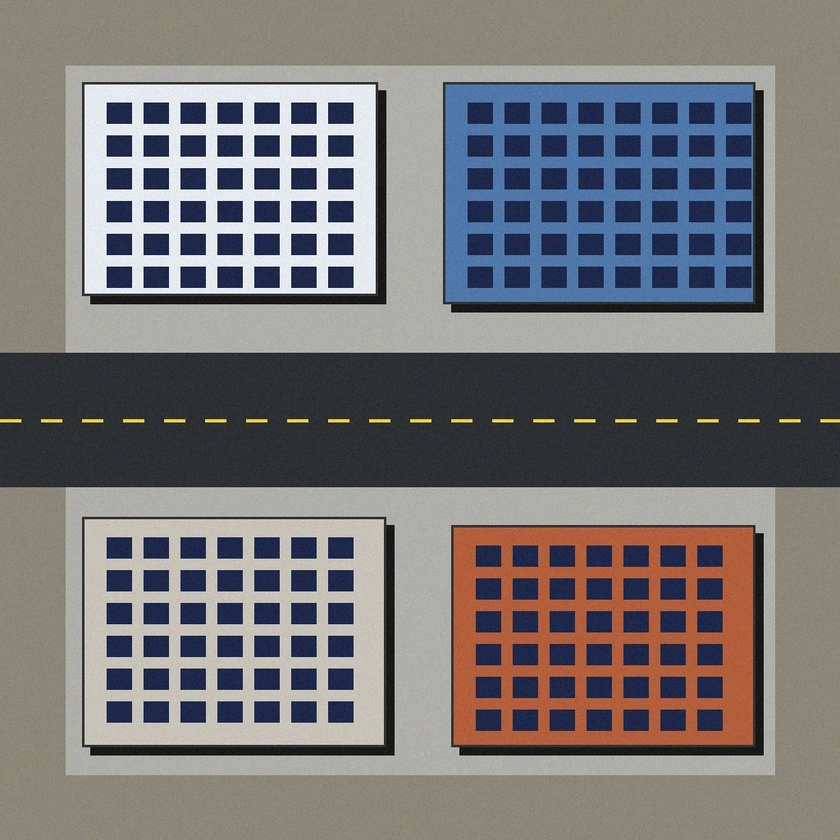
#> input picture data/samples/sample_drone_commercial.jpg, 840 x 840 px, shrunk from 1024 x 1024 before the run
$ python -i drone_analyzer.py   (imports and definitions only)
#> lines starting #> are read from the running program, lines starting #| are printed output that depends on the picture; after the words box and inside, x2 and y2 are one past the last pixel; in counts of white or black regions, pixels touching at a corner belong together
"""
Drone Image Analyzer & Automated Area Intelligence Engine
Processes user-uploaded aerial and drone imagery (JPG, PNG, TIFF) to extract:
1. EXIF GPS metadata & flight parameters (if present)
2. Accurate spatial bounds & Ground Sampling Distance (GSD) georeferencing
3. Land-cover classification (Built-up, Vegetation, Road corridors, Open land)
4. Cadastral feature extraction (Building footprints, Parcel boundaries, ULPINs)
5. Comprehensive Area Intelligence summary metrics
"""

import os
import json
import math
import uuid
import numpy as np
from PIL import Image, ExifTags
from scipy import ndimage
from shapely.geometry import Polygon, box, mapping, Point

from backend.geoai.feature_extractor import orthogonalize_polygon, compute_cadastral_metrics

class DroneImageAnalyzer:
    def __init__(self, output_dir="data/uploads"):
        self.output_dir = output_dir
        os.makedirs(self.output_dir, exist_ok=True)

    @staticmethod
    def extract_exif_gps(image_file):
        """Extracts latitude, longitude, and altitude from image EXIF metadata if available."""
        try:
            with Image.open(image_file) as img:
                exif = img.getexif()
                if not exif:
                    return None

                gps_info = {}
                for tag_id, value in exif.items():
                    tag_name = ExifTags.TAGS.get(tag_id, tag_id)
                    if tag_name == "GPSInfo":
                        gps_info = value
                        break

            if not gps_info:
                return None

            # [5 lines left out: function _to_degrees, not called in this run]

            lat = _to_degrees(gps_info[2])
            if gps_info.get(1) == "S":
                lat = -lat

            lon = _to_degrees(gps_info[4])
            if gps_info.get(3) == "W":
                lon = -lon

            alt = float(gps_info.get(6, 0.0))
            return {
                "latitude": round(lat, 7),
                "longitude": round(lon, 7),
                "altitude_m": round(alt, 1),
                "has_gps": True
            }
        except Exception:
            return None

    def analyze(self, image_path, center_lat=17.3850, center_lon=78.4867, gsd_meters=0.10, custom_bounds=None):
        """
        Executes end-to-end GeoAI analysis on the drone image:
        - Georeferences the image extent
        - Computes land-cover spectral indices
        - Segments building footprints with orthogonalization
        - Delineates parcel boundaries and assigns 14-digit ULPINs
        - Computes comprehensive area intelligence metrics
        """
#> called with center_lat = 17.39, center_lon = 78.49, gsd_meters = 0.1
        upload_id = str(uuid.uuid4())[:8]
        with Image.open(image_path) as raw_img:
#> raw_img is the input picture: PIL image 840x840 RGB; mean R, G, B 119.5, 117.1, 117.6
            img = raw_img.convert("RGB")
        width, height = img.size
        img_arr = np.array(img)

        # 1. Check EXIF for GPS coordinates
        exif_gps = self.extract_exif_gps(image_path)
        if exif_gps:
            center_lat = exif_gps["latitude"]
            center_lon = exif_gps["longitude"]

        # 2. Compute Geographic Bounding Box
        if custom_bounds and len(custom_bounds) == 4:
            min_lat, min_lon, max_lat, max_lon = custom_bounds
            extent_w_m = (max_lon - min_lon) * 111320.0 * math.cos(math.radians(center_lat))
            extent_h_m = (max_lat - min_lat) * 111320.0
            gsd_meters = (extent_w_m / width + extent_h_m / height) / 2.0
        else:
            cos_lat = math.cos(math.radians(center_lat))
            extent_w_m = width * gsd_meters
            extent_h_m = height * gsd_meters
            delta_lon = (extent_w_m / (111320.0 * cos_lat))
            delta_lat = (extent_h_m / 111320.0)

            min_lon = center_lon - (delta_lon / 2.0)
            max_lon = center_lon + (delta_lon / 2.0)
            min_lat = center_lat - (delta_lat / 2.0)
            max_lat = center_lat + (delta_lat / 2.0)

        bounds = {
            "min_lat": round(min_lat, 7),
            "min_lon": round(min_lon, 7),
            "max_lat": round(max_lat, 7),
            "max_lon": round(max_lon, 7),
            "center": [round((min_lon + max_lon) / 2.0, 7), round((min_lat + max_lat) / 2.0, 7)]
        }

        # Area and Perimeter
        total_area_sqm = round(extent_w_m * extent_h_m, 2)
        total_area_sqft = round(total_area_sqm * 10.7639, 1)
        total_area_acres = round(total_area_sqm / 4046.86, 4)
        total_area_ha = round(total_area_sqm / 10000.0, 4)
        perimeter_m = round(2.0 * (extent_w_m + extent_h_m), 2)

        def pixel_to_geo(px, py):
            x_frac = px / float(width)
            y_frac = py / float(height)
            lon = min_lon + x_frac * (max_lon - min_lon)
            lat = max_lat - y_frac * (max_lat - min_lat)
            return round(lon, 7), round(lat, 7)

        # 3. Spectral Analysis & Land-Cover Classification
        r = img_arr[:, :, 0].astype(np.float32)
        g = img_arr[:, :, 1].astype(np.float32)
        b = img_arr[:, :, 2].astype(np.float32)
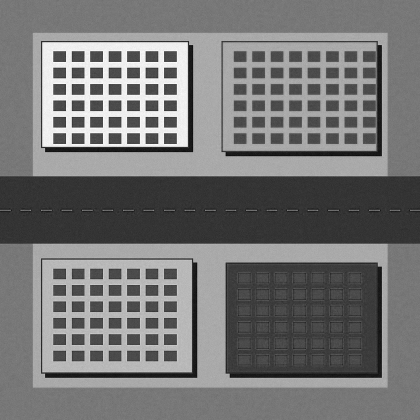
#> b: shape (840, 840) float32 (shown at 1/2 size); min 0, max 255, mean 117.6

        brightness = (r + g + b) / 3.0
        color_diff = np.abs(r - g) + np.abs(g - b) + np.abs(r - b)
        exg = 2.0 * g - r - b  # Excess Green Index
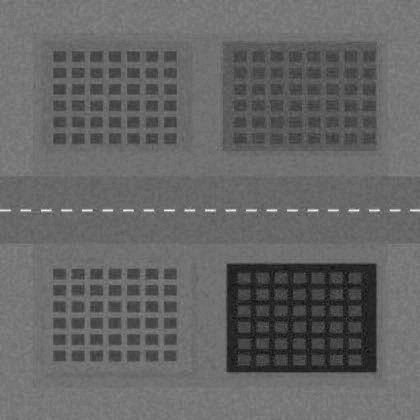
#> exg: shape (840, 840) float32 (shown at 1/2 size); min -77, max 108, mean -2.9; drawn with min black and max white

        # Vegetation mask (Trees, lawns, agricultural canopy)
        veg_mask = (exg > 15.0) & (g > 50.0)
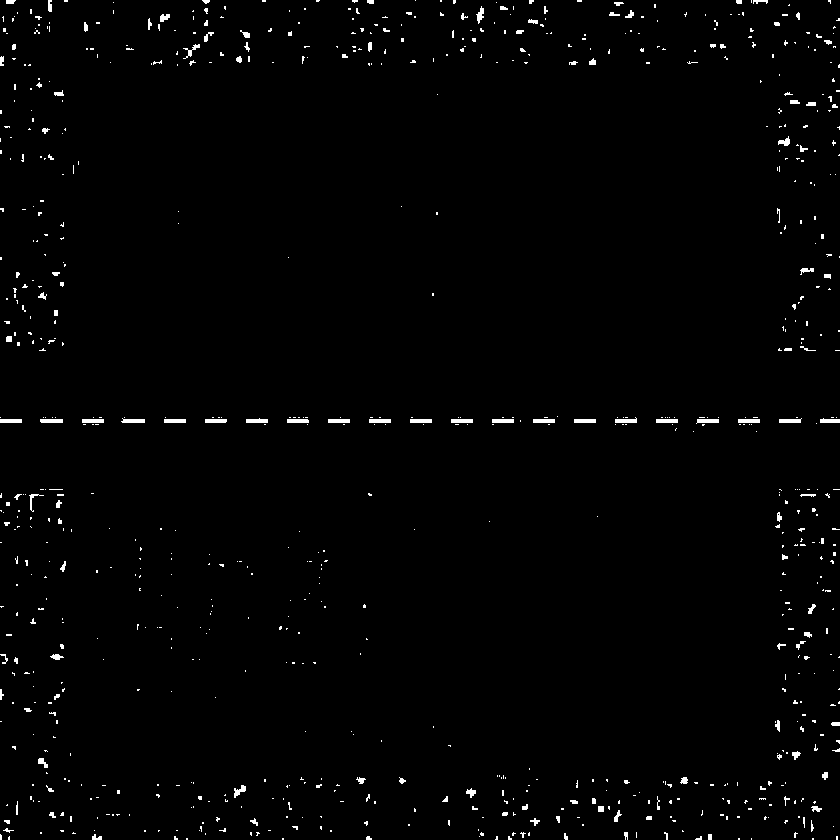
#> veg_mask: shape (840, 840) bool; 1.3% white; 834 white regions (714 under 20 px), largest, box (x1, y1, x2, y2) and area: (121, 418, 145, 423) 92, (40, 419, 63, 423) 91, (615, 417, 637, 423) 90

        # Road / Asphalt mask (Dark, neutral color, non-vegetation)
        road_mask = (~veg_mask) & (brightness >= 45.0) & (brightness <= 115.0) & (color_diff < 28.0)
#> road_mask: shape (840, 840) bool; 13.2% white; 331 white regions (302 under 20 px), largest, box (x1, y1, x2, y2) and area: (0, 352, 840, 488) 87029, (459, 533, 764, 756) 656, (451, 90, 764, 313) 578

        # Roof / Built-up mask (Structures with distinct contrast or roof tones)
        struct_diff = np.abs(r - b)
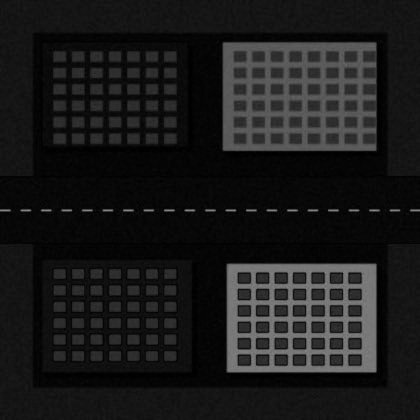
#> struct_diff: shape (840, 840) float32 (shown at 1/2 size); min 0, max 146, mean 26.4
        built_mask = (~veg_mask) & (~road_mask) & ((brightness > 120.0) | (struct_diff > 35.0) | (r > 130.0))
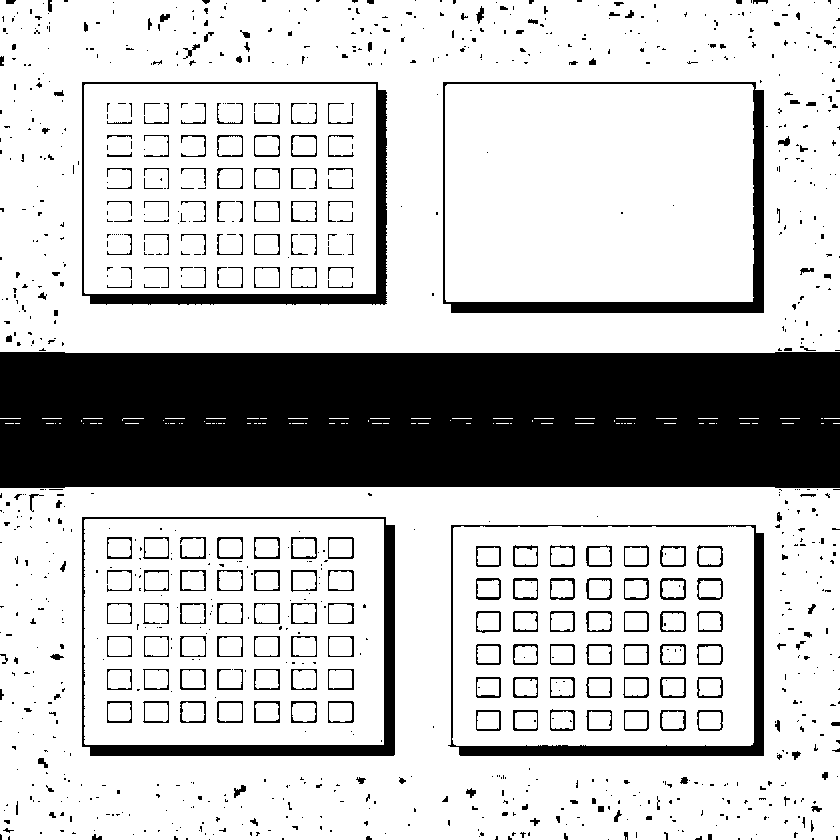
#> built_mask: shape (840, 840) bool; 77% white; 1044 black regions (801 under 20 px), largest, box (x1, y1, x2, y2) and area: (0, 352, 840, 488) 112108, (82, 517, 395, 756) 6909, (443, 82, 764, 313) 6792

        # Open ground / Vacant land
        total_pixels = width * height
        veg_pixels = int(np.sum(veg_mask))
#> veg_pixels = 9025
        road_pixels = int(np.sum(road_mask))
#> road_pixels = 92795
        built_pixels = int(np.sum(built_mask))
#> built_pixels = 543113
        open_pixels = max(0, total_pixels - (veg_pixels + road_pixels + built_pixels))
#> open_pixels = 60667

        land_cover = {
            "vegetation_pct": round((veg_pixels / total_pixels) * 100.0, 1),
            "vegetation_sqm": round(total_area_sqm * (veg_pixels / total_pixels), 1),
            "built_up_pct": round((built_pixels / total_pixels) * 100.0, 1),
            "built_up_sqm": round(total_area_sqm * (built_pixels / total_pixels), 1),
            "road_pct": round((road_pixels / total_pixels) * 100.0, 1),
            "road_sqm": round(total_area_sqm * (road_pixels / total_pixels), 1),
            "open_ground_pct": round((open_pixels / total_pixels) * 100.0, 1),
            "open_ground_sqm": round(total_area_sqm * (open_pixels / total_pixels), 1),
        }
#> land_cover = {'vegetation_pct': 1.3, 'vegetation_sqm': 90.2, 'built_up_pct': 77, 'built_up_sqm': 5431.1, 'road_pct': 13.2, 'road_sqm': 928, 'open_ground_pct': 8.6, 'open_ground_sqm': 606.7}

        # 4. Feature Extraction: Building Footprints
        struct = ndimage.generate_binary_structure(2, 2)
        cleaned_built = ndimage.binary_opening(built_mask, structure=struct, iterations=1)
#> cleaned_built: shape (840, 840) bool; 76.7% white; 888 black regions (644 under 20 px), largest, box (x1, y1, x2, y2) and area: (0, 338, 840, 496) 113031, (82, 517, 395, 756) 6933, (443, 82, 768, 313) 6801
        cleaned_built = ndimage.binary_closing(cleaned_built, structure=struct, iterations=2)
#> cleaned_built: shape (840, 840) bool; 79.9% white; 23 black regions, largest, box (x1, y1, x2, y2) and area: (0, 0, 840, 840) 119235, (90, 525, 395, 756) 5774, (451, 90, 764, 313) 5694
        labeled_blds, num_blds = ndimage.label(cleaned_built)
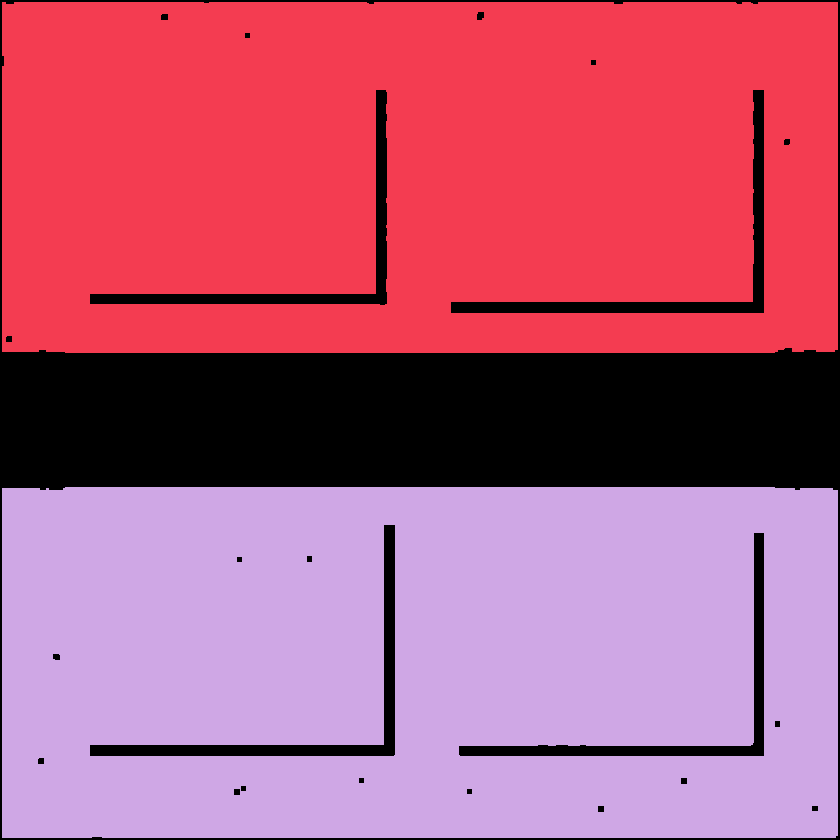
#> labeled_blds: shape (840, 840) int32; 3 distinct labels, from 0 to 2; one colour per label, 0 black
#> num_blds = 2
        bld_slices = ndimage.find_objects(labeled_blds)
#> bld_slices = 2 items

        min_bld_px = max(150, int(15.0 / (gsd_meters * gsd_meters)))  # Min 15 sq.m structure
        max_bld_px = int(2500.0 / (gsd_meters * gsd_meters))          # Max 2500 sq.m structure

        building_features = []
        bld_count = 1

        for idx, slc in enumerate(bld_slices):
            if slc is None:
                continue
            comp = (labeled_blds[slc] == (idx + 1))
            px_count = int(np.sum(comp))
            if px_count < min_bld_px or px_count > max_bld_px:
                continue

            y_min, x_min = slc[0].start, slc[1].start
            y_max, x_max = slc[0].stop, slc[1].stop

            raw_box = box(x_min, y_min, x_max, y_max)
            ortho = orthogonalize_polygon(raw_box, tolerance=2.0)
            if ortho.is_empty:
                continue

            geo_coords = [[list(pixel_to_geo(px, py)) for px, py in ortho.exterior.coords]]
            bld_area_sqm = round(px_count * (gsd_meters * gsd_meters), 2)
            est_floors = max(1, min(6, int(round(bld_area_sqm / 90.0))))
            est_height = round(est_floors * 3.2, 1)

            building_features.append({
                "type": "Feature",
                "properties": {
                    "building_id": f"BLD-DRONE-{upload_id.upper()}-{bld_count:03d}",
                    "area_sqm": bld_area_sqm,
                    "area_sqft": round(bld_area_sqm * 10.7639, 1),
                    "floors": est_floors,
                    "height_m": est_height,
                    "structure_type": "Reinforced Concrete" if est_floors >= 2 else "Masonry Structure",
                    "confidence_score": 0.94
                },
                "geometry": {
                    "type": "Polygon",
                    "coordinates": geo_coords
                }
            })
            bld_count += 1
            if bld_count > 60:  # Limit per image to maintain crisp performance
                break
#> this loop made 2 passes
#> px_count on passes 1 to 2: 282061, 281878
#> pass 2, in analyze, `comp = (labeled_blds[slc] == (idx + 1))`:
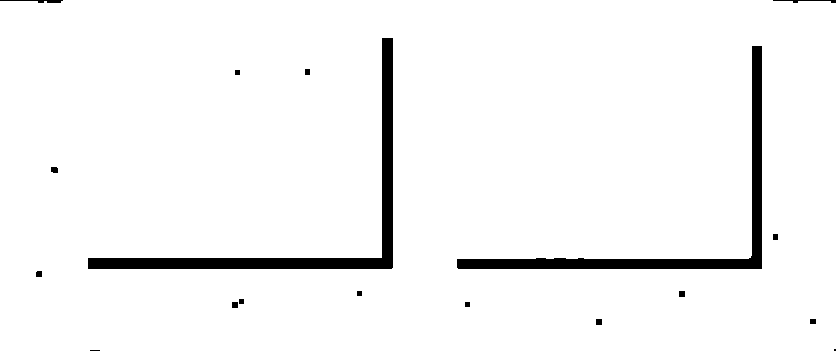
#> comp: shape (351, 836) bool; 96.1% white; 18 black regions (2 under 20 px), largest, box (x1, y1, x2, y2) and area: (88, 38, 393, 269) 5774, (457, 46, 762, 269) 5212, (0, 0, 63, 3) 103
#> after the loop, bld_count = 1; building_features = []

        # 5. Cadastral Parcel Delineation & ULPIN Geocoding
        grid_rows = max(3, min(8, int(math.ceil(math.sqrt(max(4, len(building_features)) * 1.5)))))
#> grid_rows = 3
        grid_cols = max(3, min(8, int(math.ceil(math.sqrt(max(4, len(building_features)) * 1.5)))))
#> grid_cols = 3

        cell_w = width / grid_cols
#> cell_w = 280
        cell_h = height / grid_rows
#> cell_h = 280

        parcel_features = []
        p_idx = 1

        for r_i in range(grid_rows):
            for c_i in range(grid_cols):
                px1 = c_i * cell_w + 3.0  # slight setback for road margin
                py1 = r_i * cell_h + 3.0
                px2 = (c_i + 1) * cell_w - 3.0
                py2 = (r_i + 1) * cell_h - 3.0

                p_box = box(px1, py1, px2, py2)
                geo_coords = [[list(pixel_to_geo(px, py)) for px, py in p_box.exterior.coords]]
                p_poly = Polygon(geo_coords[0])
                c = p_poly.centroid

                # Generate 14-digit ULPIN geocode
                c_lat_int = int(abs(c.y) * 10000) % 10000
                c_lon_int = int(abs(c.x) * 10000) % 10000
                ulpin = f"IND{c_lat_int:04d}{c_lon_int:04d}{p_idx:03d}"

                # Check if contains any detected building
                enclosed_blds = []
                for b_feat in building_features:
                    b_poly = Polygon(b_feat["geometry"]["coordinates"][0])
                    if p_poly.intersects(b_poly):
                        enclosed_blds.append(b_feat["properties"]["building_id"])

                p_area_sqm = round(p_poly.area * 111320.0 * 111320.0 * math.cos(math.radians(c.y)), 2)
                land_use = "Residential"
                if len(enclosed_blds) > 1:
                    land_use = "Mixed Use"
                elif not enclosed_blds:
                    land_use = "Vacant / Open Plot" if np.random.rand() > 0.4 else "Agricultural"

                parcel_features.append({
                    "type": "Feature",
                    "properties": {
                        "parcel_id": f"PRCL-{upload_id.upper()}-{p_idx:03d}",
                        "ulpin": ulpin,
                        "land_use": land_use,
                        "area_sqm": p_area_sqm,
                        "area_sqft": round(p_area_sqm * 10.7639, 1),
                        "perimeter_m": round(p_poly.length * 111320.0, 2),
                        "buildings_count": len(enclosed_blds),
                        "building_ids": enclosed_blds,
                        "survey_status": "Drone Automated Delineation",
                        "verification_score": 97.5
                    },
                    "geometry": {
                        "type": "Polygon",
                        "coordinates": geo_coords
                    }
                })
                p_idx += 1
#> after the loop, p_idx = 10; parcel_features = 9 items

        # 6. Road Corridors
        road_features = []
        road_idx = 1
        # Horizontal corridor through center
        r1_box = box(0, height * 0.48, width, height * 0.52)
        r1_coords = [[list(pixel_to_geo(px, py)) for px, py in r1_box.exterior.coords]]
#> r1_coords = [[[78.49, 17.39], [78.49, 17.38], [78.49, 17.38], [78.49, 17.39], [78.49, 17.39]]]
        road_features.append({
            "type": "Feature",
            "properties": {
                "road_id": f"RD-DRONE-{upload_id.upper()}-{road_idx:02d}",
                "name": "Aerial Survey Main Corridor",
                "width_m": round(height * 0.04 * gsd_meters, 1),
                "surface": "Paved Asphalt"
            },
            "geometry": {"type": "Polygon", "coordinates": r1_coords}
        })
        road_idx += 1

        # Vertical corridor through center
        r2_box = box(width * 0.48, 0, width * 0.52, height)
        r2_coords = [[list(pixel_to_geo(px, py)) for px, py in r2_box.exterior.coords]]
#> r2_coords has the same summary as r1_coords
        road_features.append({
            "type": "Feature",
            "properties": {
                "road_id": f"RD-DRONE-{upload_id.upper()}-{road_idx:02d}",
                "name": "Aerial Survey Cross Avenue",
                "width_m": round(width * 0.04 * gsd_meters, 1),
                "surface": "Paved Asphalt"
            },
            "geometry": {"type": "Polygon", "coordinates": r2_coords}
        })

        # Save processed raster in output directory
        saved_img_filename = f"drone_imagery_{upload_id}.png"
#> saved_img_filename = 'drone_imagery_e228d453.png'
        saved_img_path = os.path.join(self.output_dir, saved_img_filename)
        img.save(saved_img_path, "PNG")

        result = {
            "success": True,
            "upload_id": upload_id,
            "image_filename": saved_img_filename,
            "image_url": f"/api/drone/image/{upload_id}",
            "metadata": {
                "image_width_px": width,
                "image_height_px": height,
                "megapixels": round((width * height) / 1000000.0, 2),
                "gsd_meters": round(gsd_meters, 3),
                "has_exif_gps": bool(exif_gps is not None),
                "camera_model": exif_gps.get("camera", "Drone Aerial Sensor") if exif_gps else "UAV Photogrammetry Sensor",
                "crs": "EPSG:4326 (WGS84) with UTM projection",
                "bounds": bounds
            },
            "metrics": {
                "total_area_sqm": total_area_sqm,
                "total_area_sqft": total_area_sqft,
                "total_area_acres": total_area_acres,
                "total_area_hectares": total_area_ha,
                "perimeter_m": perimeter_m,
                "center_coords": bounds["center"],
                "estimated_ground_coverage_pct": land_cover["built_up_pct"]
            },
            "land_cover": land_cover,
            "counts": {
                "buildings": len(building_features),
                "parcels": len(parcel_features),
                "roads": len(road_features)
            },
            "features": {
                "buildings": {"type": "FeatureCollection", "features": building_features},
                "parcels": {"type": "FeatureCollection", "features": parcel_features},
                "roads": {"type": "FeatureCollection", "features": road_features}
            }
        }

        # Cache metadata JSON
        meta_cache_path = os.path.join(self.output_dir, f"drone_meta_{upload_id}.json")
        with open(meta_cache_path, "w") as f:
            json.dump(result, f, indent=2)

        return result

>>> result = DroneImageAnalyzer().analyze('../../data/samples/sample_drone_commercial.jpg')
#> result = 9 items
